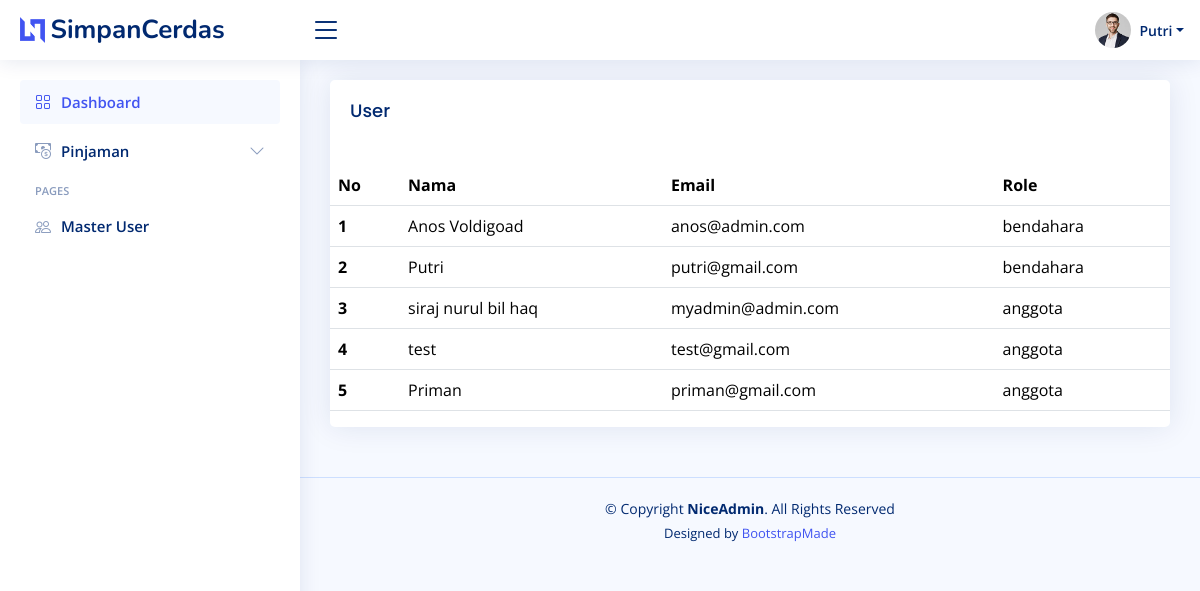
The page /public/master/ (signed in) on the database its author committed.
### tables this page shows
CREATE TABLE `tbl_anggota` (
  `id_anggota` int(11) NOT NULL,
  `nama_anggota` varchar(45) NOT NULL,
  `alamat_anggota` varchar(45) NOT NULL,
  `tgl_lahir_anggota` datetime NOT NULL,
  `nik_anggota` int(11) NOT NULL,
  `gender_anggota` enum('Laki-Laki','Perempuan') NOT NULL,
  `no_tlpn_anggota` int(11) NOT NULL,
  `email_anggota` varchar(45) NOT NULL,
  `password_anggota` varchar(255) NOT NULL,
  `create_by` int(11) NOT NULL,
  `create_time` timestamp NOT NULL DEFAULT current_timestamp(),
  `status_anggota` varchar(45) NOT NULL,
  `role_anggota` enum('anggota','bendahara') NOT NULL
);

### app/core/Controller.php (called while the page is built, shortened)
<?php
class Controller {
    public function view($view, $data = [])
    {
        require_once '../app/views/' . $view . '.php';
    }
    public function model($model)
    {
        return new $model;
    }
}

### app/controllers/Master.php (called while the page is built)
<?php
class Master extends Controller {
    public function index()
    {
        $userId = $_SESSION['anggota'];
        $data['judul'] = 'Users';
        $data['nama'] = $this->model('User_model')->getUser($userId);
        $data['anggota'] = $this->model('Home_model')->getAllAnggota();
        $this->view('templates/header', $data);
        $this->view('USER/index', $data);
        $this->view('templates/footer');
    }
}

### app/core/App.php (called while the page is built, shortened)
<?php
class App {
    protected $method = 'index';
    protected $params = [];
    public function __construct()
    {
        $this->controller = new $this->controller;
        call_user_func_array([$this->controller, $this->method], $this->params);
    }
}

### public/index.php (called while the page is built, shortened)
<?php
$app = new App;

### app/core/Database.php (called while the page is built, shortened)
<?php
class Database {
    private $host = DB_HOST;
    private $user = DB_USER;
    private $pass = DB_PASS;
    private $db_name = DB_NAME;
    private $dbh;
    private $stmt;
    public function __construct()
    {
        $dsn = 'mysql:host=' . $this->host . ';dbname=' . $this->db_name;
        $option = [
            PDO::ATTR_PERSISTENT => true,
            PDO::ATTR_ERRMODE => PDO::ERRMODE_EXCEPTION
        ];
        try {
            $this->dbh = new PDO($dsn, $this->user, $this->pass, $option);
        } catch(PDOException $e) {
            die($e->getMessage());
        }
    }
    public function query($query)
    {
        $this->stmt = $this->dbh->prepare($query);
    }
    public function bind($param, $value, $type = null)
    {
        if( is_null($type) ) {
            switch( true ) {
                case is_int($value) :
                    $type = PDO::PARAM_INT;
                    break;
            }
        }
        $this->stmt->bindValue($param, $value, $type);
    }
    public function execute()
    {
        $this->stmt->execute();
    }
    public function resultSet()
    {
        $this->execute();
        return $this->stmt->fetchAll(PDO::FETCH_ASSOC);
    }
}

### app/models/Home_model.php (called while the page is built, shortened)
<?php
class Home_model {
    private $table = 'tbl_anggota';
    private $db;
    public function __construct()
    {
        $this->db = new Database;
    }
    public function getAllAnggota()
    {
        $this->db->query('SELECT * FROM ' . $this->table);
        return $this->db->resultSet();
    }
}

### app/views/user/index.php (the view)
<div class="card">
    <div class="card-body">
        <h5 class="card-title">User</h5>
    </div>
    <div class="row">
        <div class="col-lg-12">
            <table class="table datatable">
                <thead>
                    <tr>
                        <th scope="col">No</th>
                        <th scope="col">Nama</th>
                        <th scope="col">Email</th>
                        <th scope="col">Role</th>
                    </tr>
                </thead>
                <tbody>
                    <?php foreach ($data['anggota'] as $index => $anggota) : ?>
                        <tr>
                            <th scope="row"><?= $index + 1; ?></th>
                            <td><?= $anggota['nama_anggota']; ?></td>
                            <td><?= $anggota['email_anggota']; ?></td>
                            <td><?= $anggota['role_anggota']; ?></td>
                        </tr>
                    <?php endforeach; ?>
                </tbody>
            </table>
        </div>
    </div>
</div>

### app/views/templates/header.php (shortened to what this page needs)
<!DOCTYPE html>
<html lang="en">
<head>
  <link href="<?= BASEURL;?>/assets/vendor/bootstrap/css/bootstrap.min.css" rel="stylesheet">
  <link href="<?= BASEURL;?>/assets/vendor/bootstrap-icons/bootstrap-icons.css" rel="stylesheet">
  <link href="<?= BASEURL;?>/assets/vendor/boxicons/css/boxicons.min.css" rel="stylesheet">
  <link href="<?= BASEURL;?>/assets/vendor/quill/quill.snow.css" rel="stylesheet">
  <link href="<?= BASEURL;?>/assets/vendor/quill/quill.bubble.css" rel="stylesheet">
  <link href="<?= BASEURL;?>/assets/vendor/remixicon/remixicon.css" rel="stylesheet">
  <link href="<?= BASEURL;?>/assets/vendor/simple-datatables/style.css" rel="stylesheet">
  <link href="<?= BASEURL;?>/assets/css/style.css" rel="stylesheet">
</head>
<body>
  <header id="header" class="header fixed-top d-flex align-items-center">
    <div class="d-flex align-items-center justify-content-between">
      <a href="index.html" class="logo d-flex align-items-center">
        <img src="<?= BASEURL;?>/assets/img/logo.png" alt="">
        <span class="d-none d-lg-block ml">SimpanCerdas</span>
      </a>
      <i class="bi bi-list toggle-sidebar-btn"></i>
    </div>
    <nav class="header-nav ms-auto">
      <ul class="d-flex align-items-center">
        <li class="nav-item dropdown">
        <li class="nav-item dropdown pe-3">
          <a class="nav-link nav-profile d-flex align-items-center pe-0" href="#" data-bs-toggle="dropdown">
            <img src="<?= BASEURL;?>/assets/img/profile-img.jpg" alt="Profile" class="rounded-circle">
            <span class="d-none d-md-block dropdown-toggle ps-2"><?= $data['nama']; ?></span>
          </a>
        </li>
      </ul>
    </nav>
  </header>
    <aside id="sidebar" class="sidebar">
      <ul class="sidebar-nav" id="sidebar-nav">
        <li class="nav-item">
          <a class="nav-link" href="<?= BASEURL;?>/dashboard">
            <i class="bi bi-grid"></i>
            <span>Dashboard</span>
          </a>
        </li>
          <li class="nav-item">
            <a
              class="nav-link collapsed"
              data-bs-target="#forms-nav"
              data-bs-toggle="collapse"
              href=""
            >
              <i class="bi bi-cash-coin"></i><span>Pinjaman</span
              ><i class="bi bi-chevron-down ms-auto"></i>
            </a>
          </li>
        <?php if(isset($_SESSION['role']) && $_SESSION['role'] == "bendahara"): ?>
        <li class="nav-heading">Pages</li>
        <li class="nav-item">
          <a class="nav-link collapsed" href="<?= BASEURL; ?>/master/">
            <i class="bi bi-people"></i>
            <span>Master User</span>
          </a>
        </li>
        <?php endif; ?>
      </ul>
    </aside>
  <main id="main" class="main">

### app/views/templates/footer.php (shortened to what this page needs)
</main>
  <footer id="footer" class="footer">
    <div class="copyright">
      &copy; Copyright <strong><span>NiceAdmin</span></strong>. All Rights Reserved
    </div>
    <div class="credits">
      Designed by <a href="https://bootstrapmade.com/">BootstrapMade</a>
    </div>
  </footer>
</body>
</html>

### public/assets/css/style.css (style rules this page uses)
:root { scroll-behavior: smooth; }
body { font-family: "Open Sans", sans-serif; background: #f6f9ff; color: #444444; }
a { color: #4154f1; text-decoration: none; }
h1, h2, h3, h4, h5, h6 { font-family: "Nunito", sans-serif; }
#main { margin-top: 60px; padding: 20px 30px; transition: all 0.3s; }
.card { margin-bottom: 30px; border: none; border-radius: 5px; box-shadow: 0px 0 30px rgba(1, 41, 112, 0.1); }
.card-title { padding: 20px 0 15px 0; font-size: 18px; font-weight: 500; color: #012970; font-family: "Poppins", sans-serif; }
.card-body { padding: 0 20px 20px 20px; }
.logo { line-height: 1; }
@media (min-width: 1200px) { .logo { width: 280px; } }
.logo img { max-height: 26px; margin-right: 6px; }
.logo span { font-size: 26px; font-weight: 700; color: #012970; font-family: "Nunito", sans-serif; }
.header { transition: all 0.5s; z-index: 997; height: 60px; box-shadow: 0px 2px 20px rgba(1, 41, 112, 0.1); background-color: #fff; padding-left: 20px; }
.header .toggle-sidebar-btn { font-size: 32px; padding-left: 10px; cursor: pointer; color: #012970; }
.header-nav ul { list-style: none; }
.header-nav>ul { margin: 0; padding: 0; }
.header-nav .nav-profile { color: #012970; }
.header-nav .nav-profile img { max-height: 36px; }
.header-nav .nav-profile span { font-size: 14px; font-weight: 600; }
.sidebar { position: fixed; top: 60px; left: 0; bottom: 0; width: 300px; z-index: 996; transition: all 0.3s; padding: 20px; overflow-y: auto; scrollbar-width: thin; scrollbar-color: #aab7cf transparent; box-shadow: 0px 0px 20px rgba(1, 41, 112, 0.1); background-color: #fff; }
@media (min-width: 1200px) { #main, #footer { margin-left: 300px; } }
.sidebar-nav { padding: 0; margin: 0; list-style: none; }
.sidebar-nav li { padding: 0; margin: 0; list-style: none; }
.sidebar-nav .nav-item { margin-bottom: 5px; }
.sidebar-nav .nav-heading { font-size: 11px; text-transform: uppercase; color: #899bbd; font-weight: 600; margin: 10px 0 5px 15px; }
.sidebar-nav .nav-link { display: flex; align-items: center; font-size: 15px; font-weight: 600; color: #4154f1; transition: 0.3; background: #f6f9ff; padding: 10px 15px; border-radius: 4px; }
.sidebar-nav .nav-link i { font-size: 16px; margin-right: 10px; color: #4154f1; }
.sidebar-nav .nav-link.collapsed { color: #012970; background: #fff; }
.sidebar-nav .nav-link.collapsed i { color: #899bbd; }
.sidebar-nav .nav-link .bi-chevron-down { margin-right: 0; transition: transform 0.2s ease-in-out; }
.footer { padding: 20px 0; font-size: 14px; transition: all 0.3s; border-top: 1px solid #cddfff; }
.footer .copyright { text-align: center; color: #012970; }
.footer .credits { padding-top: 5px; text-align: center; font-size: 13px; color: #012970; }

### rows shown on the page
tbl_anggota: nama_anggota "Anos Voldigoad", email_anggota "anos@admin.com", role_anggota "bendahara"
tbl_anggota: nama_anggota "Putri", email_anggota "putri@gmail.com", role_anggota "bendahara"
tbl_anggota: nama_anggota "siraj nurul bil haq", email_anggota "myadmin@admin.com", role_anggota "anggota"
tbl_anggota: nama_anggota "test", email_anggota "test@gmail.com", role_anggota "anggota"
tbl_anggota: nama_anggota "Priman", email_anggota "priman@gmail.com", role_anggota "anggota"

### other values the page prints
$data['nama'] "Putri"
